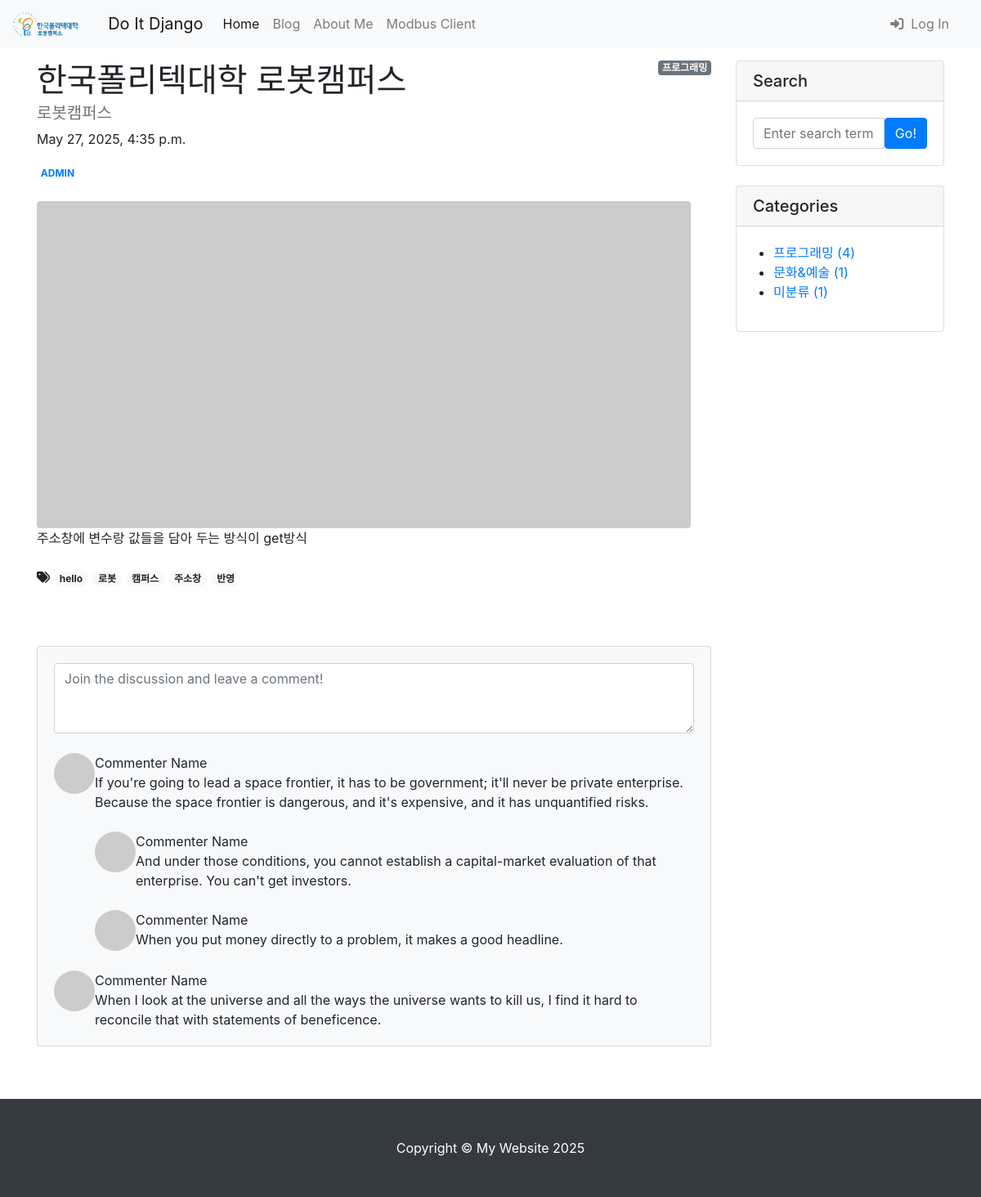
The page /blog/6/ on the database its author committed.
### blog/models.py (models this page shows, shortened)
class Post(models.Model):
    title = models.CharField(max_length=30)
    hook_text = models.CharField(max_length=100, blank=True)
    content = models.TextField()
    head_image = models.ImageField(upload_to='blog/images/%Y/%m/%d/', blank=True)
    file_upload = models.FileField(upload_to='blog/files/%Y/%m/%d/', blank=True)
    created_at = models.DateTimeField(auto_now_add=True)
    updated_at = models.DateTimeField(auto_now=True)
    author = models.ForeignKey(User, null=True, on_delete=models.SET_NULL)
    category = models.ForeignKey(Category, null=True, blank=True, on_delete=models.SET_NULL)
    tags = models.ManyToManyField(Tag, null=True, blank=True)

class Category(models.Model):
    name = models.CharField(max_length=50, unique=True)
    slug = models.SlugField(max_length=200, unique=True, allow_unicode=True)
    def __str__(self):
        return self.name
    def get_absolute_url(self):
        return f'/blog/category/{self.slug}/'
    class Meta:
        verbose_name_plural = 'Categories'

class Tag(models.Model):
    name = models.CharField(max_length=50)
    slug = models.SlugField(max_length=200, unique=True, allow_unicode=True)
    def __str__(self):
        return self.name
    def get_absolute_url(self):
        return f'/blog/tag/{self.slug}/'

### blog/views.py (the view)
# urls.py: path('<int:pk>/', views.PostDetail.as_view()),
class PostDetail(DetailView):
    model = Post
    def get_context_data(self, **kwargs):
        context = super(PostDetail, self).get_context_data()
        context['categories'] = Category.objects.all()
        context['no_category_post_count'] = Post.objects.filter(category=None).count()
        return context

### blog/templates/blog/post_detail.html (shortened to what this page needs)
{% extends 'blog/base.html' %}
{% block main_area %}
    <div id="post-area">
        {% if post.category %}
            <span class="badge badge-secondary float-right">{{ post.category }}</span>
        {% else %}
            <span class="badge badge-secondary float-right">미분류</span>
        {% endif %}
        <header class="mb-4">
            <h1 class="fw-bolder mb-1">{{ post.title }}</h1>
            <h5 class="text-muted">{{ post.hook_text }}</h5>
            <p>{{ post.created_at }}</p>
            <a class="badge bg-secodary text-decoration-none link-light" href="#!">{{ post.author | upper }}</a>
        </header>
        {% if p.head_image %}
        <img class="img-fluid rounded" src="{{ post.head_image.url }}" alt="{{ post.title }} head image" />
        {% else %}
        <img class="img-fluid rounded" src="https://picsum.photos/seed/{{ post.id }}/800/400" alt="random_image">
        {% endif %}
        <div class="mb-5">
            <p class="fs-5 mb-4">{{ post.content }}</p>
            {% if post.tags.exists %}
                <i class="fas fa-tags"></i>
                {% for tag in post.tags.iterator %}
                <a href="{{ tag.get_absolute_url }}"><span class="badge badge-pill badge-light">{{ tag }}</span></a>
                {% endfor %}
                <br/>
                <br/>
            {% endif %}
        </div>
    </div>
    <div class="mb-5" id="comment-area">
        <div class="card bg-light">
            <div class="card-body">
                <form class="mb-4"><textarea class="form-control" rows="3" placeholder="Join the discussion and leave a comment!"></textarea></form>
                <div class="d-flex mb-4">
                    <div class="flex-shrink-0"><img class="rounded-circle" src="https://dummyimage.com/50x50/ced4da/6c757d.jpg" alt="..." /></div>
                    <div class="ms-3">
                        <div class="fw-bold">Commenter Name</div>
                        If you're going to lead a space frontier, it has to be government; it'll never be private enterprise. Because the space frontier is dangerous, and it's expensive, and it has unquantified risks.
                        <div class="d-flex mt-4">
                            <div class="flex-shrink-0"><img class="rounded-circle" src="https://dummyimage.com/50x50/ced4da/6c757d.jpg" alt="..." /></div>
                            <div class="ms-3">
                                <div class="fw-bold">Commenter Name</div>
                                And under those conditions, you cannot establish a capital-market evaluation of that enterprise. You can't get investors.
                            </div>
                        </div>
                        <div class="d-flex mt-4">
                            <div class="flex-shrink-0"><img class="rounded-circle" src="https://dummyimage.com/50x50/ced4da/6c757d.jpg" alt="..." /></div>
                            <div class="ms-3">
                                <div class="fw-bold">Commenter Name</div>
                                When you put money directly to a problem, it makes a good headline.
                            </div>
                        </div>
                    </div>
                </div>
                <div class="d-flex">
                    <div class="flex-shrink-0"><img class="rounded-circle" src="https://dummyimage.com/50x50/ced4da/6c757d.jpg" alt="..." /></div>
                    <div class="ms-3">
                        <div class="fw-bold">Commenter Name</div>
                        When I look at the universe and all the ways the universe wants to kill us, I find it hard to reconcile that with statements of beneficence.
                    </div>
                </div>
            </div>
        </div>
    </div>
{% endblock %}

### blog/templates/blog/base.html (shortened to what this page needs)
<!DOCTYPE html>
{% load static %}
<html lang="ko">
    <head>
        <link rel="stylesheet" href="{% static 'blog/bootstrap/bootstrap.min.css' %}" media="screen">
    </head>
    <body>
        {% include 'blog/navbar.html' %}
        <div class="container my-3">
            <div class="row">
                <div class="col-md-8 col-lg-9" id="main-area">
                    {% block main_area %}
                    {% endblock %}
                </div>
                <div class="col-md-4 col-lg-3">
                    <div class="card mb-4">
                        <h5 class="card-header">Search</h5>
                        <div class="card-body">
                            <div class="input-group">
                                <input class="form-control" type="text" placeholder="Enter search term..." aria-label="Enter search term..." aria-describedby="button-search" />
                                <button class="btn btn-primary" id="button-search" type="button">Go!</button>
                            </div>
                        </div>
                    </div>
                    <div class="card mb-4" id="categories-card">
                        <h5 class="card-header">Categories</h5>
                        <div class="card-body">
                            <div class="row">
                                    <ul>
                                        {% for category in categories %}
                                        <li>
                                            <a href="{{ category.get_absolute_url }}">{{ category }} ({{ category.post_set.count }})</a>
                                        </li>
                                        {% endfor %}
                                        <li>
                                            <a href="/blog/category/no_category/">미분류 ({{ no_category_post_count }})</a>
                                        </li>
                                    </ul>
                                </div>
                            </div>
                        </div>
                    </div>
                </div>
            </div>
        {% include 'blog/footer.html' %}
    </body>
</html>

### rows shown on the page
Post: category "프로그래밍", title "한국폴리텍대학 로봇캠퍼스", hook_text "로봇캠퍼스", created_at "May 27, 2025, 4:35 p.m.", author "ADMIN", content "주소창에 변수랑 값들을 담아 두는 방식이 get방식"
Tag: name "hello"
Tag: name "로봇"
Tag: name "캠퍼스"
Tag: name "주소창"
Tag: name "반영"
Category: name "프로그래밍", post_set.count "4"
Category: name "문화&예술", post_set.count "1"

### other values the page prints
{{ no_category_post_count }} "1"
